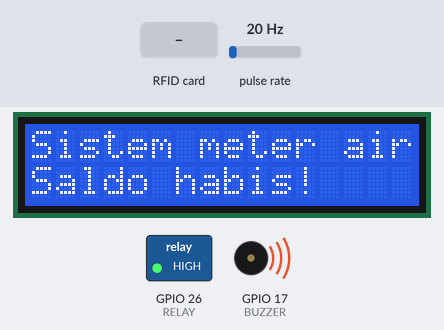
Bench run of a sketch on a simulated ESP32. On the bench: 16×2 character LCD, switched loads named in the sketch (green lamp = pin HIGH), buzzer (waves = sounding). Wiring (inferred from the names in the program): pulse sensor: data GPIO 34. The inputs (shaded band) are chosen by the test bench; at power-on: pulse rate 20 Hz. EEPROM starts erased; what the sketch prints to the serial monitor is not drawn.

Above: at 2.8 s.
2.9 s: RFID card D3 02 A4 2C held to the reader
At 4.2 s:
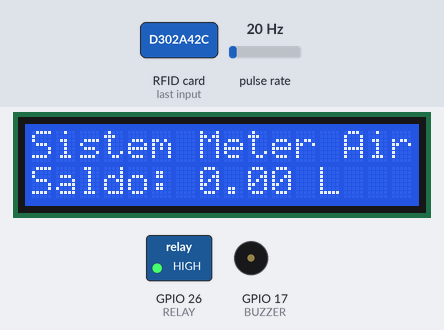
6.0 s: RFID card A3 20 E8 2A held to the reader
At 7.5 s:
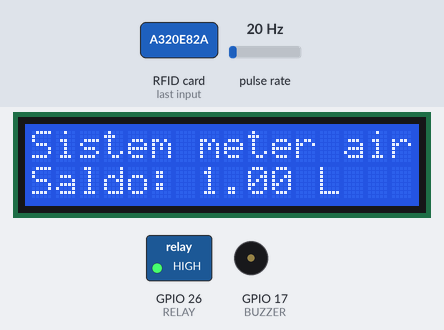
9.1 s: pulse rate (sensor on GPIO 34) set to 50 Hz
At 10.22 s:
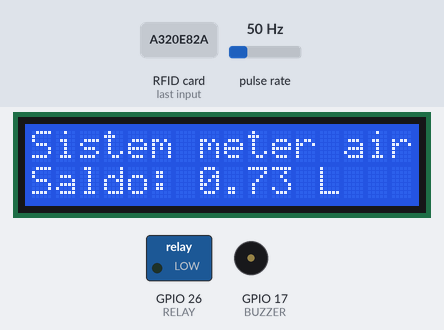
10.7 s: pulse rate (sensor on GPIO 34) set to 4 Hz
At 12.3 s:
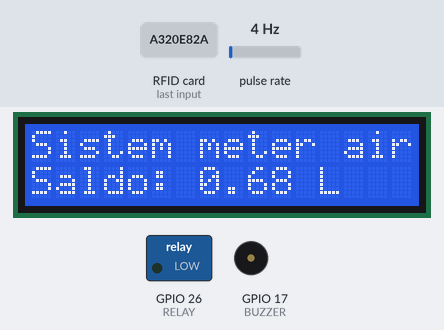
13.8 s: pulse rate (sensor on GPIO 34) set to 100 Hz
At 15.4 s:
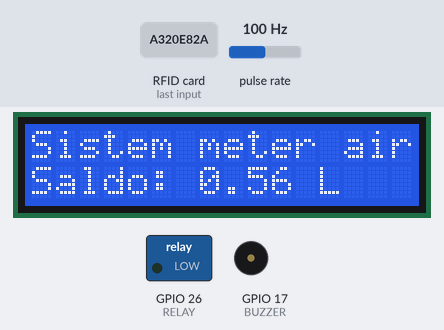
Timing chart, 0 to 16.9 s (numbered marks = the images above; inputs shaded):
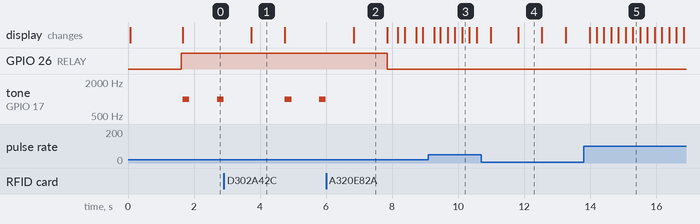

The sketch:

PDAM_9.ino
```cpp
#include <EEPROM.h>
#include <MFRC522.h>
#include <LiquidCrystal_I2C.h>
#include <SPI.h>

#define SS_PIN 5
#define RST_PIN 25
#define FLOW_SENSOR_PIN 34
#define RELAY 26 // Relay pin
#define BUZZER 17 // Buzzer pin
#define ACCESS_DELAY 2000
#define DENIED_DELAY 1000
MFRC522 mfrc522(SS_PIN, RST_PIN);   // Create MFRC522 instance

LiquidCrystal_I2C lcd(0x27, 16, 2); // Initialize LCD

// Global variables
volatile int pulseCount = 0;
float volume = 0.0;       // Volume of used water
float saldo = 0.0;
const float kalibrasi = 4.5; // Calibration factor for the flow meter
const int EEPROM_SIZE = 512; // EEPROM size sufficient for ESP32
const int EEPROM_SALDO_ADDR = 0; // Address to store saldo in EEPROM
float lastSavedSaldo = saldo;

unsigned long lastPulseTime = 0;  // To debounce the pulseCounter

// Interrupt function for flow sensor
void IRAM_ATTR pulseCounter() {
  unsigned long currentTime = millis();

  // Simple debounce: only count pulse if it's been more than 50ms since the last one
  if (currentTime - lastPulseTime > 50) {
    pulseCount++;
    lastPulseTime = currentTime;
  }
}

void setup() {
  Serial.begin(9600);
  EEPROM.begin(EEPROM_SIZE);

  lcd.init();
  lcd.backlight();
  delay(500);

  SPI.begin();
  mfrc522.PCD_Init();
  delay(1000);
  Serial.println("RFID Ready!");

  pinMode(FLOW_SENSOR_PIN, INPUT_PULLUP);
  pinMode(RELAY, OUTPUT);
  pinMode(BUZZER, OUTPUT);
  digitalWrite(RELAY, HIGH);

  attachInterrupt(digitalPinToInterrupt(FLOW_SENSOR_PIN), pulseCounter, RISING);

  EEPROM.get(EEPROM_SALDO_ADDR, saldo);
  if (isnan(saldo)) {
    saldo = 0.0;
  }

  Serial.print("Initial saldo from EEPROM: ");
  Serial.println(saldo);
  lastSavedSaldo = saldo;

  lcd.clear();
  lcd.setCursor(0, 0);
  lcd.print("Sistem meter air");
  lcd.setCursor(0, 1);
  lcd.print("Saldo: ");
  lcd.print(saldo, 2);
  lcd.print(" L");
}

void loop() {
  static unsigned long lastUpdateTime = 0;

  if (saldo <= 0) {
    saldo = 0;
    digitalWrite(RELAY, HIGH);
    lcd.setCursor(0, 1);
    lcd.print("Saldo habis!    ");
    tone(BUZZER, 1000, 200);
    delay(1000);
    detachInterrupt(digitalPinToInterrupt(FLOW_SENSOR_PIN));

    if (mfrc522.PICC_IsNewCardPresent() && mfrc522.PICC_ReadCardSerial()) {
      handleRFID();
    }
    return;
  }

  else {
    pinMode(FLOW_SENSOR_PIN, INPUT_PULLUP);
    attachInterrupt(digitalPinToInterrupt(FLOW_SENSOR_PIN), pulseCounter, RISING);
  }

  if (millis() - lastUpdateTime >= 100) {
    lastUpdateTime = millis();
    if (pulseCount != 0) {
      float flowRate = (pulseCount / kalibrasi) / 60;  // L/min

      // Only reduce saldo if flowRate is above a small threshold
      if (flowRate > 0.01) {
        volume += flowRate;
        saldo -= flowRate;
        pulseCount = 0;

        lcd.setCursor(0, 1);
        lcd.print("Saldo: ");
        lcd.print(saldo, 2);
        lcd.print(" L   ");

        if (abs(saldo - lastSavedSaldo) >= 0.01) {
          EEPROM.put(EEPROM_SALDO_ADDR, saldo);
          EEPROM.commit();
          lastSavedSaldo = saldo;
        }
      }
    }

    digitalWrite(RELAY, saldo > 0 ? LOW : HIGH);
  }

  if (mfrc522.PICC_IsNewCardPresent() && mfrc522.PICC_ReadCardSerial()) {
    handleRFID();
  }
}

void handleRFID() {
   Serial.print("UID tag :");
   String content = "";
   byte letter;
   for (byte i = 0; i < mfrc522.uid.size; i++) {
      Serial.print(mfrc522.uid.uidByte[i] < 0x10 ? " 0" : " ");
      Serial.print(mfrc522.uid.uidByte[i], HEX);
      content.concat(String(mfrc522.uid.uidByte[i] < 0x10 ? " 0" : " "));
      content.concat(String(mfrc522.uid.uidByte[i], HEX));
   }
   Serial.println();
   content.toUpperCase();

   // Reset saldo jika kartu RFID yang cocok ditemukan
   if (content.substring(1) == "D3 02 A4 2C") {
      resetSaldo(); // Memanggil fungsi reset saldo ketika UID tertentu terdeteksi
      delay(1000);
   }

   // Tambah saldo jika kartu RFID penambah saldo yang cocok ditemukan
   else if (content.substring(1) == "A3 20 E8 2A") {
      saldo += 1;
      lcd.clear();
      lcd.setCursor(0, 0);
      lcd.print("Sistem meter air");
      lcd.setCursor(0, 1);
      lcd.print("Saldo: ");
      lcd.print(saldo, 2);
      lcd.print(" L");

      EEPROM.put(EEPROM_SALDO_ADDR, saldo);
      EEPROM.commit();
      lastSavedSaldo = saldo;

      if (saldo > 0) {
         pinMode(FLOW_SENSOR_PIN, INPUT_PULLUP);
         attachInterrupt(digitalPinToInterrupt(FLOW_SENSOR_PIN), pulseCounter, RISING);
      }
      delay(1000);

   } else {
      Serial.println("Card not valid for saldo addition.");
   }

   mfrc522.PICC_HaltA();
}


// Fungsi untuk reset saldo ke nol
void resetSaldo() {
  saldo = 0.0;
  EEPROM.put(EEPROM_SALDO_ADDR, saldo);
  EEPROM.commit();
  lastSavedSaldo = saldo;

  lcd.clear();
  lcd.setCursor(0, 0);
  lcd.print("Sistem Meter Air");
  lcd.setCursor(0, 1);
  lcd.print("Saldo: 0.00 L");

  Serial.println("Saldo reset to zero.");

  // Siapkan kembali untuk menerima kartu RFID lain untuk penambahan saldo
  pinMode(FLOW_SENSOR_PIN, INPUT_PULLUP);
  attachInterrupt(digitalPinToInterrupt(FLOW_SENSOR_PIN), pulseCounter, RISING);
}
```

Measured:
- after the input at 2.9 s, the display: changes after 0.84 s (image 1)
- after the input at 6.0 s, GPIO 26 (RELAY): HIGH → LOW after 1.8 s; tone on GPIO 17 (BUZZER): stops changing and stays silent; the display: changes after 0.83 s (image 2)
- what the display in image 1 shows lasts 1.1 s, from 3.7 s to 4.8 s
- what the display in image 4 shows lasts 0.7 s, from 11.8 s to 12.5 s
